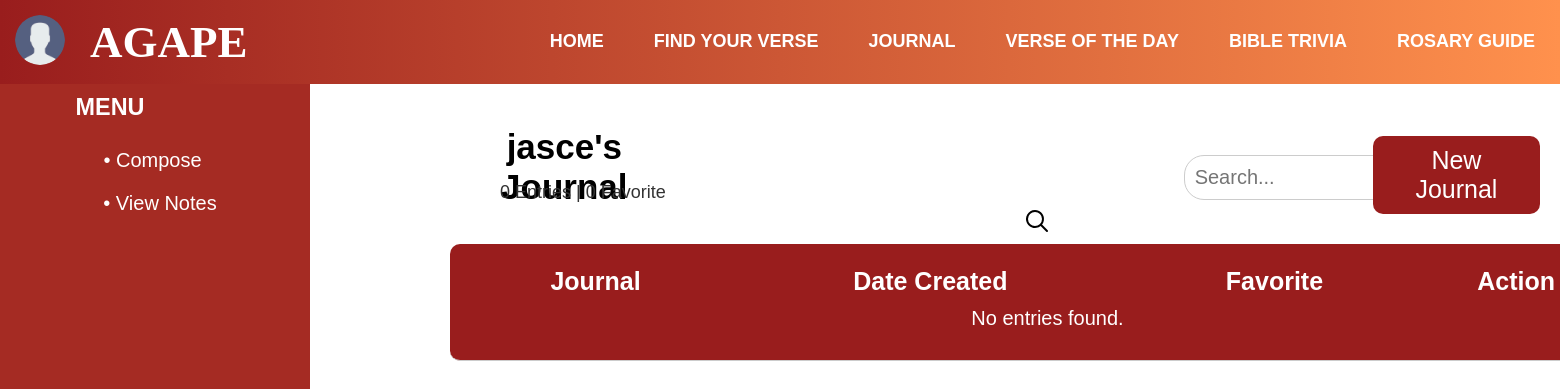
/viewjournal (signed in), run on an earlier commit of the app's database.
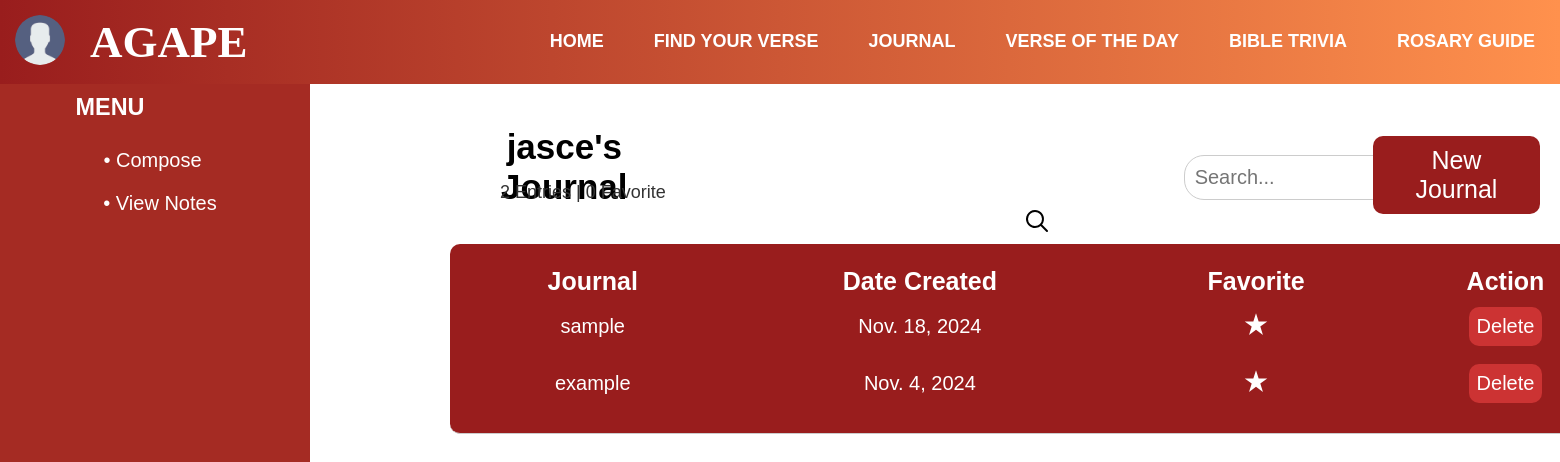
And on a later commit of the database.
### myapp/models.py (models this page shows, shortened)
class JournalEntry(models.Model):
    user = models.ForeignKey(User, on_delete=models.CASCADE)
    title = models.CharField(max_length=255)
    created_date = models.DateField()
    content = models.TextField()

### myapp/views.py (the view)
# urls.py: path('viewjournal', views.viewjournal, name="viewjournal"),
@login_required
def viewjournal(request):
    fname = request.session.get('fname')
    query = request.GET.get('q', '')  # Fetch search query from the URL
    if query:
        journal_entries = JournalEntry.objects.filter(user=request.user, title__icontains=query)
    else:
        journal_entries = JournalEntry.objects.filter(user=request.user)
    total_entries = journal_entries.count()  # Count the entries
    return render(request, "html/viewnotes.html", {
        'fname': fname,
        'journal_entries': journal_entries,
        'query': query,
        'total_entries': total_entries
    })

### templates/html/viewnotes.html (shortened to what this page needs)
 {% extends "html/header.html" %}
{% load static %}
{% block additional_css %}
<link href="https://cdnjs.cloudflare.com/ajax/libs/font-awesome/6.0.0-beta3/css/all.min.css" rel="stylesheet">
<link href="https://cdnjs.cloudflare.com/ajax/libs/font-awesome/6.0.0-beta3/css/all.min.css" rel="stylesheet">
<link rel="stylesheet" href="{% static 'css/viewnotes.css' %}">
{% endblock %}
{% block bodycontents %}
<div class="content">
    <div class="sidebar">
        <h3>MENU</h3>
      <a href="{% url 'journal' %}" id="compose">• Compose</a>
      <a href="{% url 'viewjournal' %}">• View Notes</a>
    </div>
  </div>
  <div class="header-container">
    <header>
        <h1>{{ fname }}'s Journal</h1>
    </header>
    <div class="search-container">
        <form method="get" action="{% url 'viewjournal' %}">
            <input type="text" name="q" placeholder="Search..." value="{{ query }}">
            <button type="submit" class="search-btn">
                <div class="search-icon">
                <span class="radix-icons--magnifying-glass"></span>
                </div>
            </button>
        </form>
    </div>
    <button class="new-journal"><a href="{% url 'journal' %}">New Journal</a></button>
  </div>
  <div class="entries-info">
      <p>{{ total_entries }}  Entries | 0 Favorite</p>
  </div>
    <div class="journal-list">
    <div class="journal-entries">
        <table class="journalTable">
            <thead>
                <tr>
                    <th>Journal</th>
                    <th>Date Created</th>
                    <th>Favorite</th>
                    <th>Action</th>
                </tr>
            </thead>
            <tbody>
                {% for entry in journal_entries %}
                <tr>
                    <td>{{ entry.title }}</td>
                    <td>{{ entry.created_date }}</td>
                    <td>
                        <span class="emojione-monotone--star"></span>
                    </td>
                    <td>
                        <form action="{% url 'delete_journal' entry.id %}" method="post" style="display:inline;">
                            <button type="submit" class="delete-btn">Delete</button>
                        </form>
                    </td>
                </tr>
                {% empty %}
                <tr>
                    <td colspan="4">No entries found.</td>
                </tr>
                {% endfor %}
            </tbody>
        </table>
    </div>
{% endblock %}

### templates/html/header.html (shortened to what this page needs)
<!DOCTYPE html>
{% load static %}
<html>
    <head>
        <link rel="stylesheet" href="{% static 'css/moodverse.css' %}">
        <link
            rel="stylesheet"
            href="https://cdnjs.cloudflare.com/ajax/libs/font-awesome/6.4.2/css/all.min.css"
            />
        {% block additional_css %}
        {% endblock %}
    </head>
    <body>
            <div class="header">
                <div class="account-icon">
                    <img src="{% static 'images/user.png' %}" alt="Account Picture" onclick="toggleMenu()">
                  </div>
                <span class="title">AGAPE</span>
                <nav class="menu">
                  <a href="{% url 'landing' %}">HOME</a>
                  <a href="{% url 'findyourverse' %}">FIND YOUR VERSE</a>
                  <a href="{% url 'journal' %}">JOURNAL</a>
                  <a href="{% url 'dailyverse' %}">VERSE OF THE DAY</a>
                  <a href="{% url 'bibleTrivia' %}">BIBLE TRIVIA</a>
                  <a href="{% url 'rosaryguide' %}">ROSARY GUIDE</a>
                </nav>
            </div>
            {% block bodycontents %}
            {% endblock %}
    </body>
</html>

### static/css/moodverse.css (style rules this page uses)
body { font-family: Arial, sans-serif; margin: 0; padding: 0; color: white; text-align: center; }
.header { background: linear-gradient(90deg, #991D1D, #FF914D); color: white; padding: 15px; display: flex; align-items: center; position: relative; z-index: 2; font-weight: bold; }
.account-icon { margin-right: 10px; }
.account-icon img { border-radius: 50%; width: 50px; height: 50px; cursor: pointer; }
.title { font-size: 45px; font-weight: bold; margin-right: auto; margin-left: 15px; font-family: 'Roblox'; }
.menu { display: flex; gap: 30px; margin-left: 100px; }
.menu a { color: white; text-decoration: none; font-size: 18px; padding: 10px; border-bottom: 2px solid transparent; transition: border-bottom 0.3s; }
.content { margin-top: 100px; position: relative; z-index: 1; display: flex; flex-direction: column; justify-content: center; align-items: center; text-align: center; padding: 20px; }

### static/css/viewnotes.css (style rules this page uses)
.content { display: flex; }
.sidebar { position: absolute; background-color: #A52B23; color: white; width: 310px; height: 950px; top: -100px; left: 0; padding: 20px; box-sizing: border-box; font-size: 20px; }
.sidebar h3 { margin-right: 90px; margin-top: -10px; }
.sidebar a { color: white; text-decoration: none; margin-bottom: 10px; margin-left: 10px; display: block; padding: 5px; transition: background-color 0.3s, border 0.3s; }
#compose { margin-left: -5px; }
.header-container { position: absolute; display: flex; align-items: center; justify-content: space-between; margin-bottom: 10px; margin-left: 450px; padding-right: 20px; margin-top: -120px; font-size: 25px; }
.radix-icons--magnifying-glass { position: absolute; margin-top: 2px; margin-left: -625px; width: 1.3em; height: 1.3em; background-repeat: no-repeat; background-size: 100% 100%; }
.header-container header { align-items: center; }
header h1 { font-size: 35px; margin-right: 20px; color: black; }
.search-container { display: flex; align-items: center; flex-grow: 1; margin-top: 20px; margin-left: 100px; }
.search-container input { padding: 10px; border-radius: 20px; border: 1px solid #ccc; width: 100%; max-width: 200px; margin-left: 385px; font-size: 20px; margin-right: 20px; }
.search-btn { position: absolute; margin-left: 555px; background-color: #FFF; border: none; border-radius: 5px; cursor: pointer; margin-top: 3px; font-size: 23px; }
.new-journal { padding: 10px 20px; background-color: #991D1D; border: none; border-radius: 10px; cursor: pointer; margin-top: 15px; font-size: 25px; transition: transform .2s; }
.new-journal a { color: white; text-decoration: none; }
.entries-info { position: absolute; margin-left: 500px; margin-bottom: 20px; font-size: 18px; color: #333; margin-top: -60px; }
.journal-list { margin-top: 20px; background-color: #991D1D; padding: 20px; border-radius: 10px; margin-left: 450px; color: white; width: 1155px; border-bottom: 1px solid #ccc; }
.journal-entries { display: flex; flex-direction: column; }
.radix-icons--magnifying-glass { display: inline-block; width: 1.3em; height: 1.3em; background-repeat: no-repeat; background-size: 100% 100%; }
.journalTable th { font-size: 25px; }
.journalTable td { padding: 8px; font-size: 20px; }
.emojione-monotone--star { display: inline-block; width: 1.2em; height: 1.2em; background-repeat: no-repeat; background-size: 100% 100%; }
.delete-btn { background-color: #cc3333; color: white; padding: 8px 8px; border-radius: 10px; border: none; font-size: 20px; cursor: pointer; }

What changed in the data, as far as the page shows it:
added JournalEntry: title "sample", created_date "Nov. 18, 2024"
added JournalEntry: title "example", created_date "Nov. 4, 2024"
Also different on the page:
{{ total_entries }}: "0" → "2"
text no longer shown: "No entries found."
